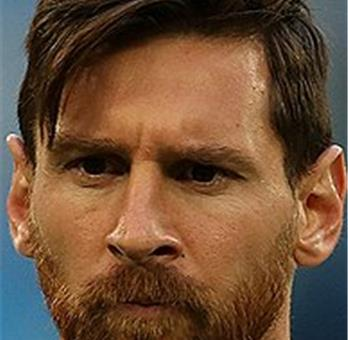
#> input picture images/messi.jpg, 348 x 340 px, found by its file name
$ python Simple_Image_Morphing.py
#> lines starting #> are read from the running program, lines starting #| are printed output that depends on the picture
# -*- coding: utf-8 -*-
"""
Created on Thu Jul 15 10:46:14 2021

@author: crazy
"""

import numpy as np
import matplotlib.pylab as plt
import matplotlib.image as mpimg

im1 = mpimg.imread("F:/Mastering_OpenCV_from_basics/OpenCV-LearningCurve/images/messi.jpg") / 255 # scale RGB values in [0,1]
im2 = mpimg.imread("F:/Mastering_OpenCV_from_basics/OpenCV-LearningCurve/images/ronaldo.jpg") / 255
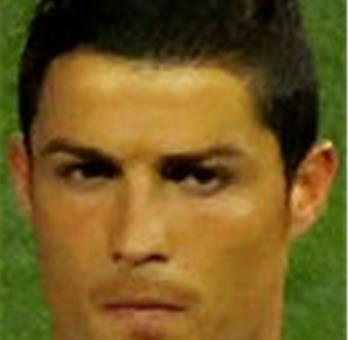
#> input picture images/ronaldo.jpg, 348 x 340 px, found by its file name
i = 1
plt.figure(figsize=(18,15))
for alpha in np.linspace(0,1,20):
    plt.subplot(4,5,i)
    plt.imshow((1-alpha)*im1 + alpha*im2)
    plt.axis('off')
    i += 1
#> after the loop, i = 21
plt.subplots_adjust(wspace=0.05, hspace=0.05)
plt.show()
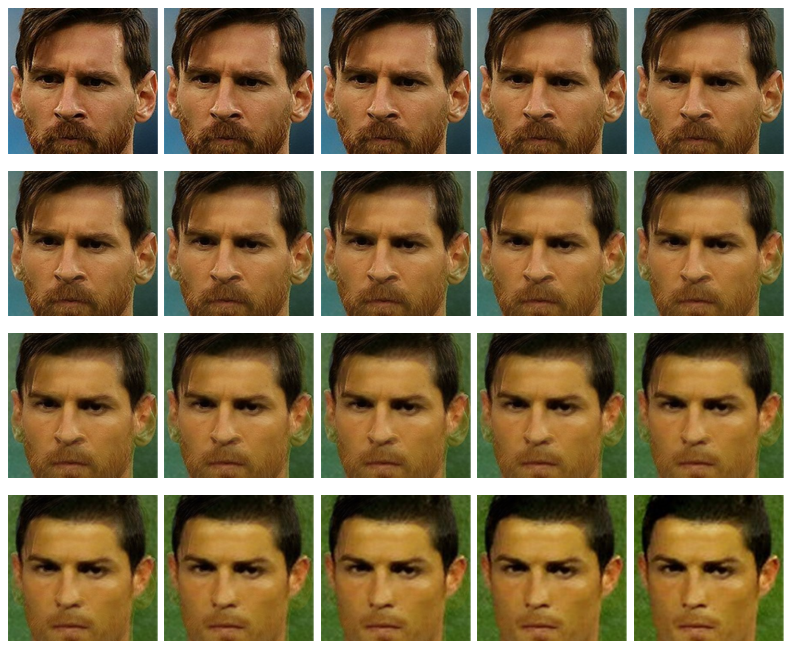
#> figure drawn by matplotlib, 20 panels
